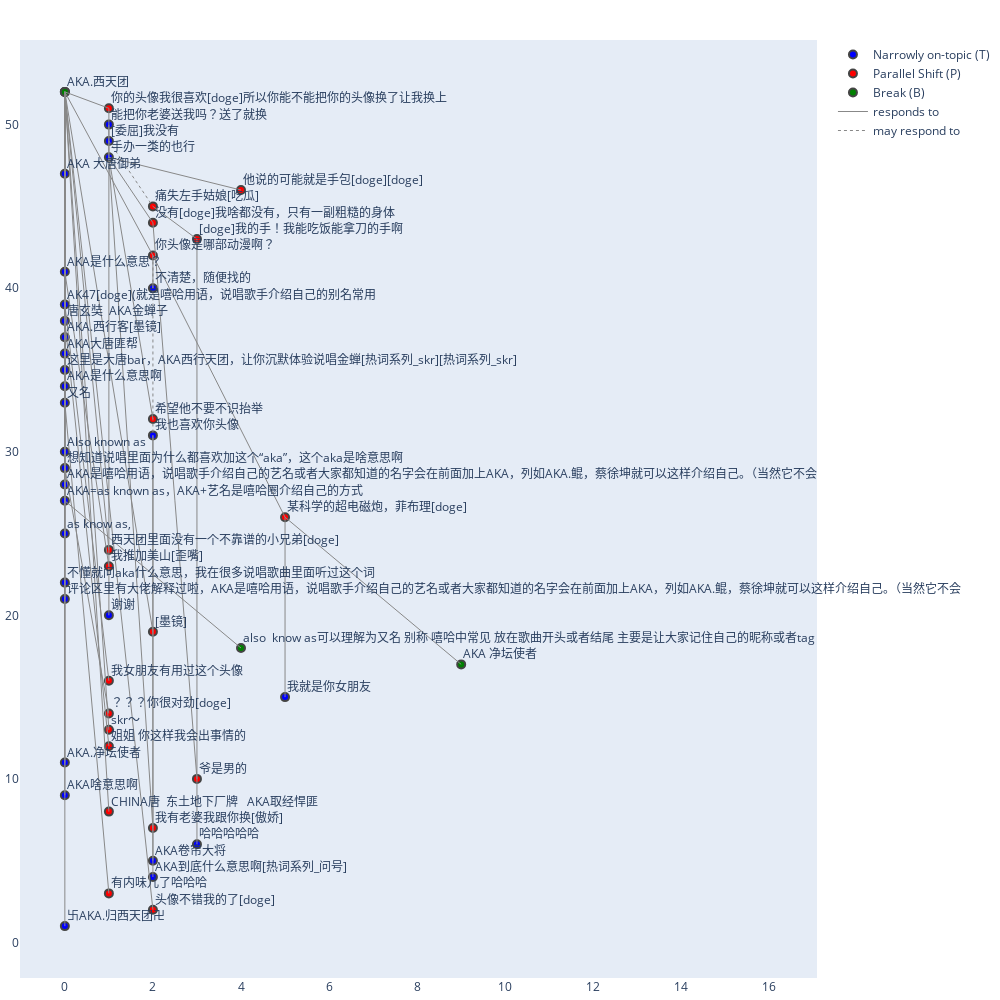

Notebook code cell kept with this figure:
### Code cell
dta.draw_graph()

### Figure 1 — Plotly figure (JSON) as saved in the notebook; plotly's stock layout.template omitted (floating-point values rounded to 4 significant figures; data arrays with more than 128 entries replaced by an {"elided": "..."} marker saying what was removed)
{"data": [{"hoverinfo": "text", "marker": {"color": "blue", "line": {"width": 2}, "showscale": false, "size": 8}, "mode": "markers", "name": "Narrowly on-topic (T)", "type": "scatter", "x": [0, 1, 1, 1, 0, 0, 2, 0, 0, 0, 0, 0, 0, 0, 2, 0, 0, 0, 0, 0, 0, 0, 1, 5, 0, 0, 3, 2, 2, 0], "y": [52, 50, 49, 48, 47, 41, 40, 39, 38, 37, 36, 35, 34, 33, 31, 30, 29, 28, 27, 25, 22, 21, 20, 15, 11, 9, 6, 5, 4, 1]}, {"hoverinfo": "text", "marker": {"color": "red", "line": {"width": 2}, "showscale": false, "size": 8}, "mode": "markers", "name": "Parallel Shift (P)", "type": "scatter", "x": [0, 1, 4, 2, 2, 3, 2, 2, 5, 1, 1, 2, 1, 1, 1, 1, 3, 1, 2, 1, 2], "y": [52, 51, 46, 45, 44, 43, 42, 32, 26, 24, 23, 19, 16, 14, 13, 12, 10, 8, 7, 3, 2]}, {"hoverinfo": "text", "marker": {"color": "green", "line": {"width": 2}, "showscale": false, "size": 8}, "mode": "markers", "name": "Break (B)", "type": "scatter", "x": [0, 4, 9], "y": [52, 18, 17]}, {"hoverinfo": "none", "line": {"color": "#888", "width": 1}, "mode": "lines", "name": "responds to", "type": "scatter", "x": {"elided": "144 int values"}, "y": {"elided": "144 int values"}}, {"hoverinfo": "none", "line": {"color": "#888", "dash": "dot", "width": 1}, "mode": "lines", "name": "may respond to", "type": "scatter", "x": [1, 2, null, 2, 2, null, 0, 0, null], "y": [49, 45, null, 42, 31, null, 29, 28, null]}], "layout": {"annotations": [{"hovertext": "非官方干扰", "showarrow": false, "text": "AKA.西天团", "visible": true, "x": 0, "xanchor": "left", "y": 52, "yanchor": "bottom"}, {"hovertext": "呜呼啦呼苏溢出", "showarrow": false, "text": "你的头像我很喜欢[doge]所以你能不能把你的头像换了让我换上", "visible": true, "x": 1, "xanchor": "left", "y": 51, "yanchor": "bottom"}, {"hovertext": "非官方干扰", "showarrow": false, "text": "能把你老婆送我吗？送了就换", "visible": true, "x": 1, "xanchor": "left", "y": 50, "yanchor": "bottom"}, {"hovertext": "呜呼啦呼苏溢出", "showarrow": false, "text": "[委屈]我没有", "visible": true, "x": 1, "xanchor": "left", "y": 49, "yanchor": "bottom"}, {"hovertext": "非官方干扰", "showarrow": false, "text": "手办一类的也行", "visible": true, "x": 1, "xanchor": "left", "y": 48, "yanchor": "bottom"}, {"hovertext": "古手川唯-", "showarrow": false, "text": "AKA 大唐御弟", "visible": true, "x": 0, "xanchor": "left", "y": 47, "yanchor": "bottom"}, {"hovertext": "爱唱歌的火盆儿", "showarrow": false, "text": "他说的可能就是手包[doge][doge]", "visible": true, "x": 4, "xanchor": "left", "y": 46, "yanchor": "bottom"}, {"hovertext": "晨风依", "showarrow": false, "text": "痛失左手姑娘[吃瓜]", "visible": true, "x": 2, "xanchor": "left", "y": 45, "yanchor": "bottom"}, {"hovertext": "呜呼啦呼苏溢出", "showarrow": false, "text": "没有[doge]我啥都没有，只有一副粗糙的身体", "visible": true, "x": 2, "xanchor": "left", "y": 44, "yanchor": "bottom"}, {"hovertext": "呜呼啦呼苏溢出", "showarrow": false, "text": "[doge]我的手！我能吃饭能拿刀的手啊", "visible": true, "x": 3, "xanchor": "left", "y": 43, "yanchor": "bottom"}, {"hovertext": "没有6块腹肌不改名", "showarrow": false, "text": "你头像是哪部动漫啊？", "visible": true, "x": 2, "xanchor": "left", "y": 42, "yanchor": "bottom"}, {"hovertext": "不是加美山", "showarrow": false, "text": "AKA是什么意思？", "visible": true, "x": 0, "xanchor": "left", "y": 41, "yanchor": "bottom"}, {"hovertext": "非官方干扰", "showarrow": false, "text": "不清楚，随便找的", "visible": true, "x": 2, "xanchor": "left", "y": 40, "yanchor": "bottom"}, {"hovertext": "非官方干扰", "showarrow": false, "text": "AK47[doge](就是嘻哈用语，说唱歌手介绍自己的别名常用", "visible": true, "x": 0, "xanchor": "left", "y": 39, "yanchor": "bottom"}, {"hovertext": "费斯卡年度最佳员工", "showarrow": false, "text": "唐玄奘  AKA金蝉子", "visible": true, "x": 0, "xanchor": "left", "y": 38, "yanchor": "bottom"}, {"hovertext": "散尽烟華", "showarrow": false, "text": "AKA.西行客[墨镜]", "visible": true, "x": 0, "xanchor": "left", "y": 37, "yanchor": "bottom"}, {"hovertext": "sk圣徒", "showarrow": false, "text": "AKA大唐匪帮", "visible": true, "x": 0, "xanchor": "left", "y": 36, "yanchor": "bottom"}, {"hovertext": "无矩", "showarrow": false, "text": "这里是大唐bar，AKA西行天团，让你沉默体验说唱金蝉[热词系列_skr][热词系列_skr]", "visible": true, "x": 0, "xanchor": "left", "y": 35, "yanchor": "bottom"}, {"hovertext": "西瓜香蕉西红柿", "showarrow": false, "text": "AKA是什么意思啊", "visible": true, "x": 0, "xanchor": "left", "y": 34, "yanchor": "bottom"}, {"hovertext": "他应该是思想出了问题", "showarrow": false, "text": "又名", "visible": true, "x": 0, "xanchor": "left", "y": 33, "yanchor": "bottom"}, {"hovertext": "不在信号中", "showarrow": false, "text": "希望他不要不识抬举", "visible": true, "x": 2, "xanchor": "left", "y": 32, "yanchor": "bottom"}, {"hovertext": "仙人张是也", "showarrow": false, "text": "我也喜欢你头像", "visible": true, "x": 2, "xanchor": "left", "y": 31, "yanchor": "bottom"}, {"hovertext": "笔锋杀尽中山兔", "showarrow": false, "text": "Also known as", "visible": true, "x": 0, "xanchor": "left", "y": 30, "yanchor": "bottom"}, {"hovertext": "萧涵宇", "showarrow": false, "text": "想知道说唱里面为什么都喜欢加这个“aka”，这个aka是啥意思啊", "visible": true, "x": 0, "xanchor": "left", "y": 29, "yanchor": "bottom"}, {"hovertext": "非官方干扰", "showarrow": false, "text": "AKA是嘻哈用语，说唱歌手介绍自己的艺名或者大家都知道的名字会在前面加上AKA，列如AKA.鲲，蔡徐坤就可以这样介绍自己。（当然它不会", "visible": true, "x": 0, "xanchor": "left", "y": 28, "yanchor": "bottom"}, {"hovertext": "insideU", "showarrow": false, "text": "AKA=as known as，AKA+艺名是嘻哈圈介绍自己的方式", "visible": true, "x": 0, "xanchor": "left", "y": 27, "yanchor": "bottom"}, {"hovertext": "冬生dl", "showarrow": false, "text": "某科学的超电磁炮，菲布理[doge]", "visible": true, "x": 5, "xanchor": "left", "y": 26, "yanchor": "bottom"}, {"hovertext": "是陈薇薇呀", "showarrow": false, "text": "as know as,", "visible": true, "x": 0, "xanchor": "left", "y": 25, "yanchor": "bottom"}, {"hovertext": "吹箫吴市换龙衣", "showarrow": false, "text": "西天团里面没有一个不靠谱的小兄弟[doge]", "visible": true, "x": 1, "xanchor": "left", "y": 24, "yanchor": "bottom"}, {"hovertext": "折月桂光", "showarrow": false, "text": "我推加美山[歪嘴]", "visible": true, "x": 1, "xanchor": "left", "y": 23, "yanchor": "bottom"}, {"hovertext": "第二个礼拜二", "showarrow": false, "text": "不懂就问aka什么意思，我在很多说唱歌曲里面听过这个词", "visible": true, "x": 0, "xanchor": "left", "y": 22, "yanchor": "bottom"}, {"hovertext": "非官方干扰", "showarrow": false, "text": "评论区里有大佬解释过啦，AKA是嘻哈用语，说唱歌手介绍自己的艺名或者大家都知道的名字会在前面加上AKA，列如AKA.鲲，蔡徐坤就可以这样介绍自己。（当然它不会", "visible": true, "x": 0, "xanchor": "left", "y": 21, "yanchor": "bottom"}, {"hovertext": "第二个礼拜二", "showarrow": false, "text": "谢谢", "visible": true, "x": 1, "xanchor": "left", "y": 20, "yanchor": "bottom"}, {"hovertext": "瓦尔未遂", "showarrow": false, "text": "[墨镜]", "visible": true, "x": 2, "xanchor": "left", "y": 19, "yanchor": "bottom"}, {"hovertext": "云水斋主人", "showarrow": false, "text": "also  know as可以理解为又名 别称 嘻哈中常见 放在歌曲开头或者结尾 主要是让大家记住自己的昵称或者tag", "visible": true, "x": 4, "xanchor": "left", "y": 18, "yanchor": "bottom"}, {"hovertext": "Liiipxx", "showarrow": false, "text": "AKA 净坛使者", "visible": true, "x": 9, "xanchor": "left", "y": 17, "yanchor": "bottom"}, {"hovertext": "匿于罅隙", "showarrow": false, "text": "我女朋友有用过这个头像", "visible": true, "x": 1, "xanchor": "left", "y": 16, "yanchor": "bottom"}, {"hovertext": "非官方干扰", "showarrow": false, "text": "我就是你女朋友", "visible": true, "x": 5, "xanchor": "left", "y": 15, "yanchor": "bottom"}, {"hovertext": "_-Vanity-_", "showarrow": false, "text": "？？？你很对劲[doge]", "visible": true, "x": 1, "xanchor": "left", "y": 14, "yanchor": "bottom"}, {"hovertext": "AHao_01", "showarrow": false, "text": "skr～", "visible": true, "x": 1, "xanchor": "left", "y": 13, "yanchor": "bottom"}, {"hovertext": "匿于罅隙", "showarrow": false, "text": "姐姐 你这样我会出事情的", "visible": true, "x": 1, "xanchor": "left", "y": 12, "yanchor": "bottom"}, {"hovertext": "猫奴老法师", "showarrow": false, "text": "AKA.净坛使者", "visible": true, "x": 0, "xanchor": "left", "y": 11, "yanchor": "bottom"}, {"hovertext": "非官方干扰", "showarrow": false, "text": "爷是男的", "visible": true, "x": 3, "xanchor": "left", "y": 10, "yanchor": "bottom"}, {"hovertext": "莫名厨大姐的大姐厨", "showarrow": false, "text": "AKA啥意思啊", "visible": true, "x": 0, "xanchor": "left", "y": 9, "yanchor": "bottom"}, {"hovertext": "黒梆狙鑫", "showarrow": false, "text": "CHINA唐  东土地下厂牌   AKA取经悍匪", "visible": true, "x": 1, "xanchor": "left", "y": 8, "yanchor": "bottom"}, {"hovertext": "驴脸上单", "showarrow": false, "text": "我有老婆我跟你换[傲娇]", "visible": true, "x": 2, "xanchor": "left", "y": 7, "yanchor": "bottom"}, {"hovertext": "这辈子就想当腐男", "showarrow": false, "text": "哈哈哈哈哈", "visible": true, "x": 3, "xanchor": "left", "y": 6, "yanchor": "bottom"}, {"hovertext": "泠の灯", "showarrow": false, "text": "AKA卷帘大将", "visible": true, "x": 2, "xanchor": "left", "y": 5, "yanchor": "bottom"}, {"hovertext": "-折時-", "showarrow": false, "text": "AKA到底什么意思啊[热词系列_问号]", "visible": true, "x": 2, "xanchor": "left", "y": 4, "yanchor": "bottom"}, {"hovertext": "酒夻", "showarrow": false, "text": "有内味儿了哈哈哈", "visible": true, "x": 1, "xanchor": "left", "y": 3, "yanchor": "bottom"}, {"hovertext": "魔王蛋挞", "showarrow": false, "text": "头像不错我的了[doge]", "visible": true, "x": 2, "xanchor": "left", "y": 2, "yanchor": "bottom"}, {"hovertext": "小叮当喵喵星人", "showarrow": false, "text": "卐AKA.归西天团卍", "visible": true, "x": 0, "xanchor": "left", "y": 1, "yanchor": "bottom"}], "height": 1000, "hovermode": "closest", "margin": {"b": 20, "l": 5, "r": 5, "t": 40}, "showlegend": true, "title": {"font": {"size": 20}}, "width": 1000, "xaxis": {"showgrid": false, "showticklabels": true, "zeroline": false}, "yaxis": {"showgrid": false, "showticklabels": true, "zeroline": false}}}
